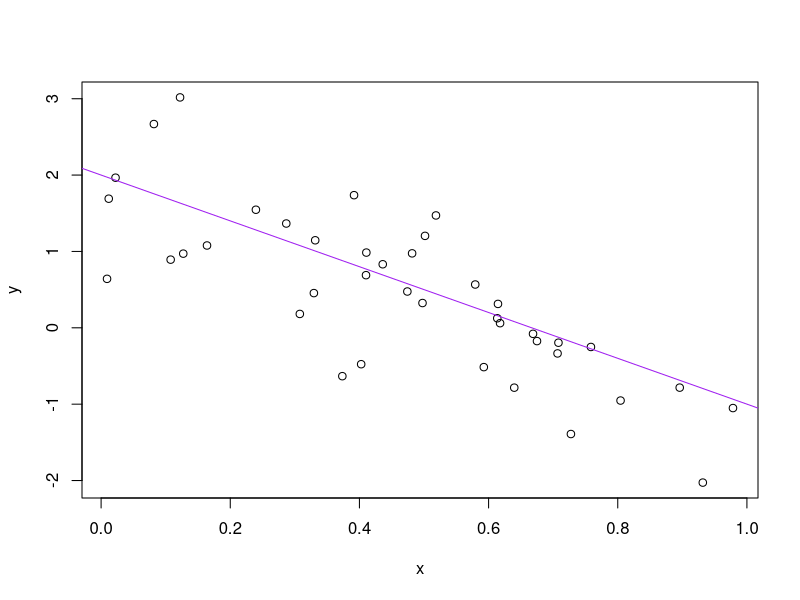

The R script that drew this image:
# Sample code from 
# http://www.stat.ubc.ca/~jenny/STAT545A/block01_basicsWorkspaceWorkingDirProject.html

# Set variables
a <- 2
b <- -3
sigSq <- 0.5

# Sample from uniform distribution
x <- runif(40)
# Calculate y values from normal distribution
y <- a + b * x + rnorm(40, sd = sqrt(sigSq))
(avgX <- mean(x))

# Write results to file and plot
write(avgX, "avgX.txt")
plot(x, y)
abline(a, b, col = "purple")
dev.print(pdf, "toylinePlot.pdf")